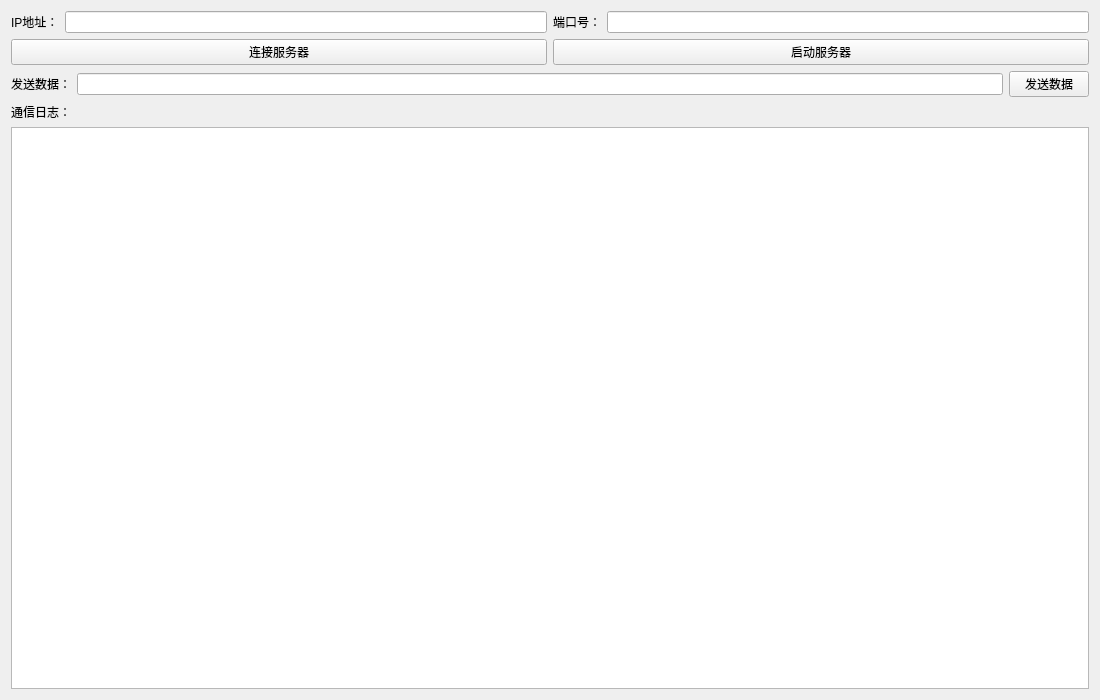
<?xml version="1.0" encoding="UTF-8"?>
<ui version="4.0">
 <class>TcpWidget</class>
 <widget class="QWidget" name="TcpWidget">
  <property name="geometry">
   <rect>
    <x>0</x>
    <y>0</y>
    <width>1100</width>
    <height>700</height>
   </rect>
  </property>
  <property name="windowTitle">
   <string>Form</string>
  </property>
  <layout class="QGridLayout" name="gridLayout_4">
   <item row="0" column="0">
    <layout class="QGridLayout" name="gridLayout_3">
     <item row="1" column="0">
      <layout class="QGridLayout" name="gridLayout_2">
       <item row="1" column="0">
        <widget class="QLabel" name="labelLog">
         <property name="text">
          <string>通信日志：</string>
         </property>
        </widget>
       </item>
       <item row="2" column="0">
        <widget class="QTextEdit" name="textEditLog">
         <property name="html">
          <string>&lt;!DOCTYPE HTML PUBLIC &quot;-//W3C//DTD HTML 4.0//EN&quot; &quot;http://www.w3.org/TR/REC-html40/strict.dtd&quot;&gt;
&lt;html&gt;&lt;head&gt;&lt;meta name=&quot;qrichtext&quot; content=&quot;1&quot; /&gt;&lt;meta charset=&quot;utf-8&quot; /&gt;&lt;style type=&quot;text/css&quot;&gt;
p, li { white-space: pre-wrap; }
hr { height: 1px; border-width: 0; }
li.unchecked::marker { content: &quot;\2610&quot;; }
li.checked::marker { content: &quot;\2612&quot;; }
&lt;/style&gt;&lt;/head&gt;&lt;body style=&quot; font-family:'Microsoft YaHei UI'; font-size:9pt; font-weight:400; font-style:normal;&quot;&gt;
&lt;p style=&quot;-qt-paragraph-type:empty; margin-top:0px; margin-bottom:0px; margin-left:0px; margin-right:0px; -qt-block-indent:0; text-indent:0px;&quot;&gt;&lt;br /&gt;&lt;/p&gt;&lt;/body&gt;&lt;/html&gt;</string>
         </property>
        </widget>
       </item>
       <item row="0" column="0">
        <layout class="QGridLayout" name="gridLayout">
         <item row="0" column="0">
          <layout class="QHBoxLayout" name="horizontalLayout">
           <item>
            <widget class="QLabel" name="labelIp">
             <property name="text">
              <string>IP地址：</string>
             </property>
            </widget>
           </item>
           <item>
            <widget class="QLineEdit" name="lineEditIp"/>
           </item>
           <item>
            <widget class="QLabel" name="labelPort">
             <property name="text">
              <string>端口号：</string>
             </property>
            </widget>
           </item>
           <item>
            <widget class="QLineEdit" name="lineEditPort"/>
           </item>
          </layout>
         </item>
         <item row="1" column="0">
          <layout class="QHBoxLayout" name="horizontalLayout_2">
           <item>
            <widget class="QPushButton" name="btnConnect">
             <property name="text">
              <string>连接服务器</string>
             </property>
            </widget>
           </item>
           <item>
            <widget class="QPushButton" name="btnStartServer">
             <property name="text">
              <string>启动服务器</string>
             </property>
            </widget>
           </item>
          </layout>
         </item>
         <item row="2" column="0">
          <layout class="QHBoxLayout" name="horizontalLayout_3">
           <item>
            <widget class="QLabel" name="labelSend">
             <property name="text">
              <string>发送数据：</string>
             </property>
            </widget>
           </item>
           <item>
            <widget class="QLineEdit" name="lineEditSendData"/>
           </item>
           <item>
            <widget class="QPushButton" name="btnSend">
             <property name="text">
              <string>发送数据</string>
             </property>
            </widget>
           </item>
          </layout>
         </item>
        </layout>
       </item>
      </layout>
     </item>
    </layout>
   </item>
  </layout>
 </widget>
 <resources/>
 <connections/>
</ui>
